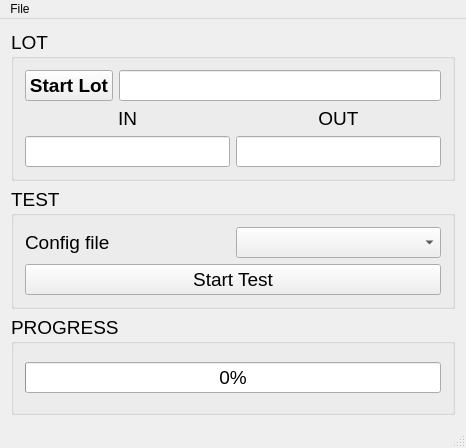
<?xml version="1.0" encoding="UTF-8"?>
<ui version="4.0">
 <class>MainWindow</class>
 <widget class="QMainWindow" name="MainWindow">
  <property name="geometry">
   <rect>
    <x>0</x>
    <y>0</y>
    <width>466</width>
    <height>448</height>
   </rect>
  </property>
  <property name="windowTitle">
   <string>MainWindow</string>
  </property>
  <widget class="QWidget" name="centralWidget">
   <layout class="QGridLayout" name="gridLayout_8">
    <item row="0" column="0">
     <widget class="QGroupBox" name="groupBox">
      <property name="font">
       <font>
        <pointsize>14</pointsize>
       </font>
      </property>
      <property name="title">
       <string>LOT</string>
      </property>
      <layout class="QGridLayout" name="gridLayout_4">
       <item row="0" column="0" colspan="2">
        <layout class="QGridLayout" name="gridLayout">
         <item row="0" column="0">
          <widget class="QPushButton" name="bStartLot">
           <property name="font">
            <font>
             <pointsize>14</pointsize>
             <weight>75</weight>
             <bold>true</bold>
            </font>
           </property>
           <property name="text">
            <string>Start Lot</string>
           </property>
          </widget>
         </item>
         <item row="0" column="1">
          <widget class="QLineEdit" name="lineEdit">
           <property name="font">
            <font>
             <pointsize>14</pointsize>
             <weight>75</weight>
             <bold>true</bold>
            </font>
           </property>
           <property name="text">
            <string/>
           </property>
          </widget>
         </item>
        </layout>
       </item>
       <item row="1" column="0">
        <layout class="QGridLayout" name="gridLayout_3">
         <item row="0" column="0">
          <widget class="QLabel" name="label">
           <property name="text">
            <string>IN</string>
           </property>
           <property name="alignment">
            <set>Qt::AlignCenter</set>
           </property>
          </widget>
         </item>
         <item row="1" column="0">
          <widget class="QLineEdit" name="IN_QTY"/>
         </item>
        </layout>
       </item>
       <item row="1" column="1">
        <layout class="QGridLayout" name="gridLayout_2">
         <item row="0" column="0">
          <widget class="QLabel" name="label_2">
           <property name="text">
            <string>OUT</string>
           </property>
           <property name="alignment">
            <set>Qt::AlignCenter</set>
           </property>
          </widget>
         </item>
         <item row="1" column="0">
          <widget class="QLineEdit" name="OUT_QTY"/>
         </item>
        </layout>
       </item>
      </layout>
     </widget>
    </item>
    <item row="1" column="0">
     <widget class="QGroupBox" name="groupBox_2">
      <property name="font">
       <font>
        <pointsize>14</pointsize>
       </font>
      </property>
      <property name="title">
       <string>TEST</string>
      </property>
      <layout class="QGridLayout" name="gridLayout_6">
       <item row="0" column="0">
        <layout class="QGridLayout" name="gridLayout_5">
         <item row="0" column="0">
          <widget class="QLabel" name="label_3">
           <property name="font">
            <font>
             <pointsize>14</pointsize>
            </font>
           </property>
           <property name="text">
            <string>Config file</string>
           </property>
          </widget>
         </item>
         <item row="0" column="1">
          <widget class="QComboBox" name="ComBoxConfigFile">
           <property name="font">
            <font>
             <pointsize>14</pointsize>
            </font>
           </property>
          </widget>
         </item>
        </layout>
       </item>
       <item row="1" column="0">
        <widget class="QPushButton" name="bStartTest">
         <property name="text">
          <string>Start Test</string>
         </property>
        </widget>
       </item>
      </layout>
     </widget>
    </item>
    <item row="2" column="0">
     <widget class="QGroupBox" name="groupBox_3">
      <property name="font">
       <font>
        <pointsize>14</pointsize>
       </font>
      </property>
      <property name="title">
       <string>PROGRESS</string>
      </property>
      <layout class="QGridLayout" name="gridLayout_7">
       <item row="0" column="0">
        <widget class="QProgressBar" name="progressBar">
         <property name="value">
          <number>0</number>
         </property>
        </widget>
       </item>
      </layout>
     </widget>
    </item>
   </layout>
  </widget>
  <widget class="QStatusBar" name="statusBar"/>
  <widget class="QMenuBar" name="menuBar">
   <property name="geometry">
    <rect>
     <x>0</x>
     <y>0</y>
     <width>466</width>
     <height>21</height>
    </rect>
   </property>
   <widget class="QMenu" name="menuFile">
    <property name="title">
     <string>File</string>
    </property>
    <addaction name="actionSettings"/>
   </widget>
   <addaction name="menuFile"/>
  </widget>
  <action name="actionSettings">
   <property name="text">
    <string>Settings</string>
   </property>
  </action>
  <action name="actionTest_Excel">
   <property name="text">
    <string>Test Excel</string>
   </property>
  </action>
 </widget>
 <layoutdefault spacing="6" margin="11"/>
 <resources/>
 <connections/>
</ui>
